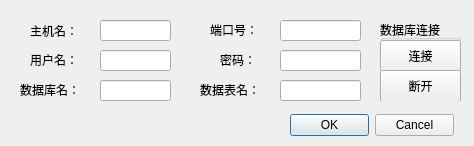
<?xml version="1.0" encoding="UTF-8"?>
<ui version="4.0">
 <class>DBmanage</class>
 <widget class="QDialog" name="DBmanage">
  <property name="geometry">
   <rect>
    <x>0</x>
    <y>0</y>
    <width>474</width>
    <height>146</height>
   </rect>
  </property>
  <property name="maximumSize">
   <size>
    <width>580</width>
    <height>550</height>
   </size>
  </property>
  <property name="windowTitle">
   <string>导入并管理数据库</string>
  </property>
  <widget class="QGroupBox" name="groupBox">
   <property name="geometry">
    <rect>
     <x>380</x>
     <y>20</y>
     <width>81</width>
     <height>81</height>
    </rect>
   </property>
   <property name="title">
    <string>数据库连接</string>
   </property>
   <widget class="QPushButton" name="connButton">
    <property name="geometry">
     <rect>
      <x>0</x>
      <y>20</y>
      <width>81</width>
      <height>32</height>
     </rect>
    </property>
    <property name="text">
     <string>连接</string>
    </property>
   </widget>
   <widget class="QPushButton" name="outButton">
    <property name="geometry">
     <rect>
      <x>0</x>
      <y>50</y>
      <width>81</width>
      <height>32</height>
     </rect>
    </property>
    <property name="text">
     <string>断开</string>
    </property>
   </widget>
  </widget>
  <widget class="QDialogButtonBox" name="buttonBox">
   <property name="geometry">
    <rect>
     <x>290</x>
     <y>110</y>
     <width>164</width>
     <height>31</height>
    </rect>
   </property>
   <property name="standardButtons">
    <set>QDialogButtonBox::Cancel|QDialogButtonBox::Ok</set>
   </property>
  </widget>
  <widget class="QLineEdit" name="lineEdit_db">
   <property name="geometry">
    <rect>
     <x>100</x>
     <y>80</y>
     <width>71</width>
     <height>21</height>
    </rect>
   </property>
  </widget>
  <widget class="QLineEdit" name="lineEdit_psw">
   <property name="geometry">
    <rect>
     <x>280</x>
     <y>50</y>
     <width>81</width>
     <height>21</height>
    </rect>
   </property>
  </widget>
  <widget class="QLineEdit" name="lineEdit_table">
   <property name="geometry">
    <rect>
     <x>280</x>
     <y>80</y>
     <width>81</width>
     <height>21</height>
    </rect>
   </property>
  </widget>
  <widget class="QLabel" name="label_2">
   <property name="geometry">
    <rect>
     <x>210</x>
     <y>20</y>
     <width>52</width>
     <height>19</height>
    </rect>
   </property>
   <property name="text">
    <string>端口号：</string>
   </property>
  </widget>
  <widget class="QLabel" name="label_5">
   <property name="geometry">
    <rect>
     <x>20</x>
     <y>80</y>
     <width>65</width>
     <height>19</height>
    </rect>
   </property>
   <property name="text">
    <string>数据库名：</string>
   </property>
  </widget>
  <widget class="QLabel" name="label_11">
   <property name="geometry">
    <rect>
     <x>200</x>
     <y>80</y>
     <width>65</width>
     <height>19</height>
    </rect>
   </property>
   <property name="text">
    <string>数据表名：</string>
   </property>
  </widget>
  <widget class="QLineEdit" name="lineEdit_usr">
   <property name="geometry">
    <rect>
     <x>100</x>
     <y>50</y>
     <width>71</width>
     <height>21</height>
    </rect>
   </property>
  </widget>
  <widget class="QLabel" name="label_4">
   <property name="geometry">
    <rect>
     <x>220</x>
     <y>50</y>
     <width>39</width>
     <height>19</height>
    </rect>
   </property>
   <property name="text">
    <string>密码：</string>
   </property>
  </widget>
  <widget class="QLabel" name="label_3">
   <property name="geometry">
    <rect>
     <x>30</x>
     <y>50</y>
     <width>52</width>
     <height>19</height>
    </rect>
   </property>
   <property name="text">
    <string>用户名：</string>
   </property>
  </widget>
  <widget class="QLineEdit" name="lineEdit_host">
   <property name="geometry">
    <rect>
     <x>100</x>
     <y>20</y>
     <width>71</width>
     <height>21</height>
    </rect>
   </property>
  </widget>
  <widget class="QLabel" name="label">
   <property name="geometry">
    <rect>
     <x>30</x>
     <y>21</y>
     <width>52</width>
     <height>19</height>
    </rect>
   </property>
   <property name="text">
    <string>主机名：</string>
   </property>
  </widget>
  <widget class="QLineEdit" name="lineEdit_port">
   <property name="geometry">
    <rect>
     <x>280</x>
     <y>20</y>
     <width>81</width>
     <height>21</height>
    </rect>
   </property>
  </widget>
 </widget>
 <tabstops>
  <tabstop>lineEdit_host</tabstop>
  <tabstop>lineEdit_port</tabstop>
  <tabstop>lineEdit_usr</tabstop>
  <tabstop>lineEdit_psw</tabstop>
  <tabstop>lineEdit_db</tabstop>
  <tabstop>lineEdit_table</tabstop>
  <tabstop>connButton</tabstop>
  <tabstop>outButton</tabstop>
 </tabstops>
 <resources/>
 <connections>
  <connection>
   <sender>buttonBox</sender>
   <signal>accepted()</signal>
   <receiver>DBmanage</receiver>
   <slot>accept()</slot>
   <hints>
    <hint type="sourcelabel">
     <x>491</x>
     <y>455</y>
    </hint>
    <hint type="destinationlabel">
     <x>289</x>
     <y>234</y>
    </hint>
   </hints>
  </connection>
  <connection>
   <sender>buttonBox</sender>
   <signal>rejected()</signal>
   <receiver>DBmanage</receiver>
   <slot>reject()</slot>
   <hints>
    <hint type="sourcelabel">
     <x>491</x>
     <y>455</y>
    </hint>
    <hint type="destinationlabel">
     <x>289</x>
     <y>234</y>
    </hint>
   </hints>
  </connection>
 </connections>
</ui>
